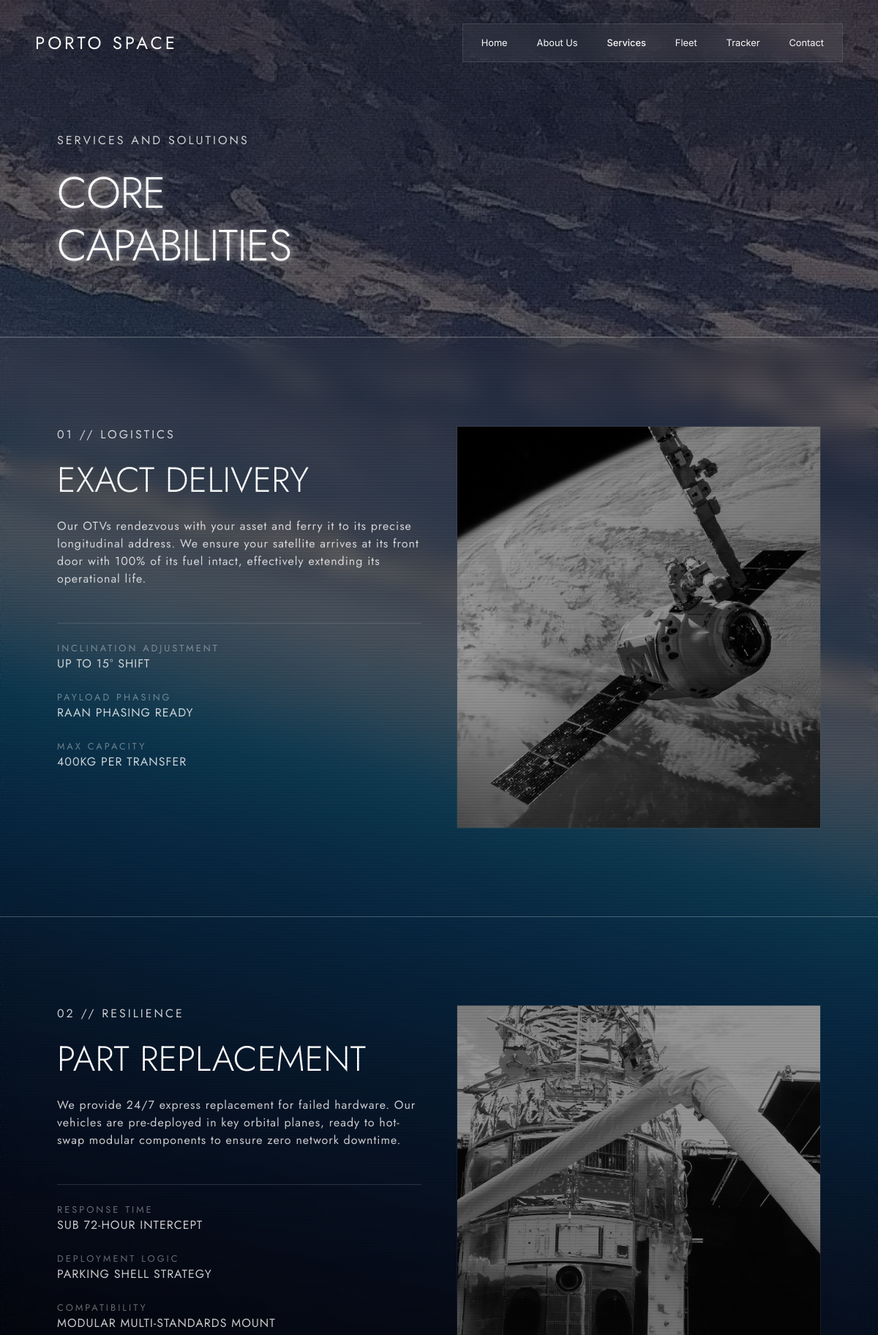
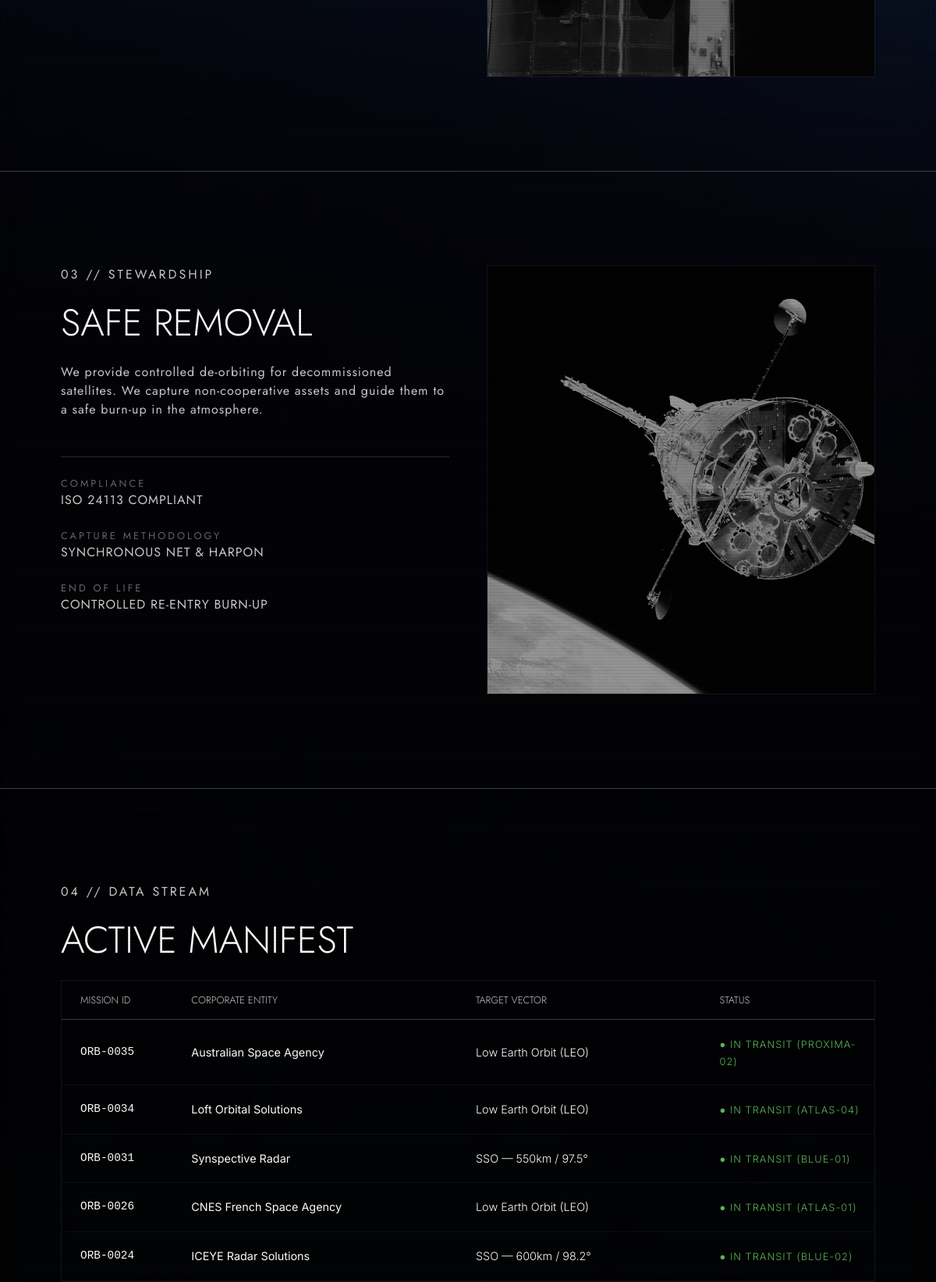
/services.php (upper part), run on the app's committed database (2 pictures, top to bottom).
### tables this page shows
CREATE TABLE `tb_missions` (
  `id` int(11) NOT NULL,
  `consignor` varchar(255) NOT NULL,
  `email` varchar(255) NOT NULL,
  `target_orbit` varchar(255) NOT NULL,
  `parameters` text DEFAULT NULL,
  `created_at` timestamp NOT NULL DEFAULT current_timestamp(),
  `assigned_vessel` varchar(100) DEFAULT 'UNASSIGNED',
  `mission_status` varchar(50) DEFAULT 'PENDING'
);

### services.php (the view, shortened to what this page needs)
<?php
require_once 'koneksidb.php';
$query = "SELECT * FROM tb_missions WHERE mission_status = 'ACTIVE' ORDER BY id DESC LIMIT 5";
$result = mysqli_query($koneksidb, $query);
?>
<!DOCTYPE html>
<html lang="en">
<head>
    <link href="https://cdn.jsdelivr.net/npm/bootstrap@5.3.0/dist/css/bootstrap.min.css" rel="stylesheet">
    <link rel="stylesheet" href="https://cdn.jsdelivr.net/npm/bootstrap-icons@1.11.3/font/bootstrap-icons.min.css">
    <link rel="stylesheet" href="style.css">
</head>
<body>
    <img src="assets/bg/services-bg.webp" alt="" class="sub-hero-bg brightness-60" aria-hidden="true">
    <div class="scanline-overlay" aria-hidden="true"></div>
    <?php include 'navbar.php'; ?>
    <header class="sub-hero bg-transparent">
        <div class="container px-4 px-md-5">
            <span class="label-text d-block mb-4">Services and Solutions</span>
            <h1 class="sub-hero-title">Core<br>Capabilities</h1>
        </div>
    </header>
    <main>
        <section class="section-padding">
            <div class="container px-4 px-md-5">
                <div class="row g-5 align-items-start">
                    <div class="col-lg-6">
                        <span class="label-text d-block mb-4">01 // Logistics</span>
                        <h2 class="mb-4">Exact Delivery</h2>
                        <p class="muted-text mb-5">
                        Our OTVs rendezvous with your asset and ferry it to its precise longitudinal address. We ensure your satellite arrives at its front door with 100% of its fuel intact, effectively extending its operational life.
                        </p>
                        <div class="spec-border pt-4">
                            <div class="mb-4">
                                <span class="label-text d-block opacity-50 fs-8rem">Inclination Adjustment</span>
                                <span class="muted-text d-block">UP TO 15° SHIFT</span>
                            </div>
                            <div class="mb-4">
                                <span class="label-text d-block opacity-50 fs-8rem">Payload Phasing</span>
                                <span class="muted-text d-block">RAAN PHASING READY</span>
                            </div>
                            <div class="mb-4">
                                <span class="label-text d-block opacity-50 fs-8rem">Max Capacity</span>
                                <span class="muted-text d-block">400KG PER TRANSFER</span>
                            </div>
                        </div>
                    </div>
                    <div class="col-lg-6">
                        <img src="assets/services/services-1.webp" class="service-visual" alt="Exact Delivery">
                    </div>
                </div>
            </div>
        </section>
        <section class="section-padding border-top-thin">
            <div class="container px-4 px-md-5">
                <div class="row g-5 align-items-start">
                    <div class="col-lg-6">
                        <span class="label-text d-block mb-4">02 // Resilience</span>
                        <h2 class="mb-4">Part Replacement</h2>
                        <p class="muted-text mb-5">
                            We provide 24/7 express replacement for failed hardware. Our vehicles are pre-deployed in key orbital planes, ready to hot-swap modular components to ensure zero network downtime.
                        </p>
                        <div class="spec-border pt-4">
                            <div class="mb-4">
                                <span class="label-text d-block opacity-50 fs-8rem">Response Time</span>
                                <span class="muted-text d-block">SUB 72-HOUR INTERCEPT</span>
                            </div>
                            <div class="mb-4">
                                <span class="label-text d-block opacity-50 fs-8rem">Deployment Logic</span>
                                <span class="muted-text d-block">PARKING SHELL STRATEGY</span>
                            </div>
                            <div class="mb-4">
                                <span class="label-text d-block opacity-50 fs-8rem">Compatibility</span>
                                <span class="muted-text d-block">MODULAR MULTI-STANDARDS MOUNT</span>
                            </div>
                        </div>
                    </div>
                    <div class="col-lg-6">
                        <img src="assets/services/services-2.webp" class="service-visual" alt="Part Replacement">
                    </div>
                </div>
            </div>
        </section>
        <section class="section-padding border-top-thin">
            <div class="container px-4 px-md-5">
                <div class="row g-5 align-items-start">
                    <div class="col-lg-6">
                        <span class="label-text d-block mb-4">03 // Stewardship</span>
                        <h2 class="mb-4">Safe Removal</h2>
                        <p class="muted-text mb-5">
                            We provide controlled de-orbiting for decommissioned satellites. We capture non-cooperative assets and guide them to a safe burn-up in the atmosphere.
                        </p>
                        <div class="spec-border pt-4">
                            <div class="mb-4">
                                <span class="label-text d-block opacity-50 fs-8rem">Compliance</span>
                                <span class="muted-text d-block">ISO 24113 COMPLIANT</span>
                            </div>
                            <div class="mb-4">
                                <span class="label-text d-block opacity-50 fs-8rem">Capture Methodology</span>
                                <span class="muted-text d-block">SYNCHRONOUS NET & HARPON</span>
                            </div>
                            <div class="mb-4">
                                <span class="label-text d-block opacity-50 fs-8rem">End of Life</span>
                                <span class="muted-text d-block">CONTROLLED RE-ENTRY BURN-UP</span>
                            </div>
                        </div>
                    </div>
                    <div class="col-lg-6">
                        <img src="assets/services/services-3.webp" class="service-visual" alt="Safe Removal">
                    </div>
                </div>
            </div>
        </section>
        <section class="section-padding border-top-thin">
            <div class="container px-4 px-md-5">
                <span class="label-text d-block mb-4">04 // Data Stream</span>
                <h2>Active Manifest</h2>
                <div class="scrollable-table-container table-responsive">
                    <table class="table-custom w-100 m-0">
                        <thead>
                            <tr>
                                <th style="width: 15%; padding-left: 24px;">MISSION ID</th>
                                <th style="width: 35%;">CORPORATE ENTITY</th>
                                <th style="width: 30%;">TARGET VECTOR</th>
                                <th style="width: 20%;">STATUS</th>
                            </tr>
                        </thead>
                        <tbody>
                            <?php if (mysqli_num_rows($result) > 0): ?>
                                <?php while ($row = mysqli_fetch_assoc($result)): ?>
                                    <tr>
                                        <td style="padding-left: 24px; font-family: monospace;">ORB-00<?php echo $row['id']; ?></td>
                                        <td><strong><?php echo htmlspecialchars($row['consignor']); ?></strong></td>
                                        <td><?php echo htmlspecialchars($row['target_orbit']); ?></td>
                                        <td>
                                            <?php if ($row['assigned_vessel'] == 'UNASSIGNED'): ?>
                                                <span class="status-badge status--pending">● INTEGRATION</span>
                                            <?php else: ?>
                                                <span class="status-badge status--transit">● IN TRANSIT (<?php echo htmlspecialchars($row['assigned_vessel']); ?>)</span>
                                            <?php endif; ?>
                                        </td>
                                    </tr>
                                <?php endwhile; ?>
                            <?php else: ?>
                                <tr>
                                    <td colspan="4" class="text-center py-4 muted-text">No active manifest parameters registered on network.</td>
                                </tr>
                            <?php endif; ?>
                        </tbody>
                    </table>
                </div>
            </div>
        </section>
    </main>
</body>
</html>

### style.css (style rules this page uses)
:root { --bg-dark: #020306; --text-main: #ffffff; --text-muted: rgba(255, 255, 255, 0.8); --border-thin: rgba(255, 255, 255, 0.25); --glass-bg: rgba(255, 255, 255, 0.05); --accent-status-green: #5cb85c; --accent-status-amber: #c49a6c; }
.muted-text { color: var(--text-muted) !important; font-family: 'Jost', sans-serif; font-size: 1rem; line-height: 1.5; letter-spacing: 1px; font-weight: 400; }
html { scroll-behavior: smooth; }
body { background-color: var(--bg-dark); color: var(--text-main); font-family: 'Inter', sans-serif; -webkit-font-smoothing: antialiased; margin: 0; overflow-x: hidden; }
.scanline-overlay { position: fixed; inset: 0; pointer-events: none; z-index: 9998; background: repeating-linear-gradient( to bottom, transparent 0px, transparent 2px, rgba(0, 0, 0, 0.06) 3px, rgba(0, 0, 0, 0.06) 4px ); }
main { backdrop-filter: blur(15px); -webkit-backdrop-filter: blur(15px); border-top: 1px solid rgba(255, 255, 255, 0.08); border-bottom: 1px solid rgba(255, 255, 255, 0.25); position: relative; z-index: 2; }
h1, h2, h3, h4, .cinematic-text { font-family: 'Jost', sans-serif; font-weight: 300; text-transform: uppercase; }
h2 { font-size: clamp(2rem, 4vw, 3rem); line-height: 1.1; margin-bottom: 1.5rem; }
.section-padding { padding: 120px 0; }
.label-text { font-family: 'Jost', sans-serif; font-size: 1rem; letter-spacing: 3px; color: var(--text-muted); text-transform: uppercase; }
.border-top-thin { border-top: 1px solid var(--border-thin); }
.table-custom { color: white; width: 100%; border-collapse: collapse; margin-top: 2rem; }
.table-custom th { color: var(--text-muted); font-family: 'Jost', sans-serif; font-weight: 300; font-size: 0.8rem; padding: 15px 10px; border-bottom: 1px solid var(--border-thin); text-align: left; }
.table-custom td { padding: 20px 10px; border-bottom: 1px solid rgba(255,255,255,0.05); font-weight: 300; font-size: 0.9rem; }
.status-badge { letter-spacing: 1px; font-size: 0.8rem; }
.status--transit { color: var(--accent-status-green); }
.opacity-50 { opacity: 0.5; }
.fs-8rem { font-size: 0.8rem; }
.brightness-60 { filter: brightness(0.6); }
.bg-transparent { background: transparent !important; }
.sub-hero { padding: 180px 0 80px; background: linear-gradient(to bottom, var(--glass-bg), var(--bg-dark)); border-bottom: 1px solid var(--border-thin); position: relative; z-index: 2; overflow: hidden; }
.sub-hero-title { font-size: clamp(2rem, 5vw, 4rem); letter-spacing: -1px; text-shadow: 0 0 10px rgba(255, 255, 255, 0.6), 0 0 20px rgba(255, 255, 255, 0.3), 0 0 40px rgba(255, 255, 255, 0.15); }
.sub-hero-bg { position: fixed; inset: 0; width: 100%; height: 100%; object-fit: cover; object-position: center; z-index: -1; filter: brightness(0.4) grayscale(0.2); }
.sub-hero .container { position: relative; z-index: 1; }
.service-visual { width: 100%; height: 550px; object-fit: cover; filter: grayscale(1) brightness(0.6); border: 1px solid rgba(255, 255, 255, 0.1); transition: 0.8s ease; }
.spec-border { border-top: 1px solid rgba(255, 255, 255, 0.15); }

### services.php (style rules this page uses)
.scrollable-table-container { max-height: 400px; overflow-y: auto; border: 1px solid rgba(255, 255, 255, 0.08); margin-top: 1.5rem; transition: border-color 0.3s ease; }

### data on the page
tb_missions: id "35", consignor "Australian Space Agency", target_orbit "Low Earth Orbit (LEO)", assigned_vessel "PROXIMA-02"
tb_missions: id "34", consignor "Loft Orbital Solutions", target_orbit "Low Earth Orbit (LEO)", assigned_vessel "ATLAS-04"
tb_missions: id "31", consignor "Synspective Radar", target_orbit "SSO — 550km / 97.5°", assigned_vessel "BLUE-01"
tb_missions: id "26", consignor "CNES French Space Agency", target_orbit "Low Earth Orbit (LEO)", assigned_vessel "ATLAS-01"
tb_missions: id "24", consignor "ICEYE Radar Solutions", target_orbit "SSO — 600km / 98.2°", assigned_vessel "BLUE-02"
